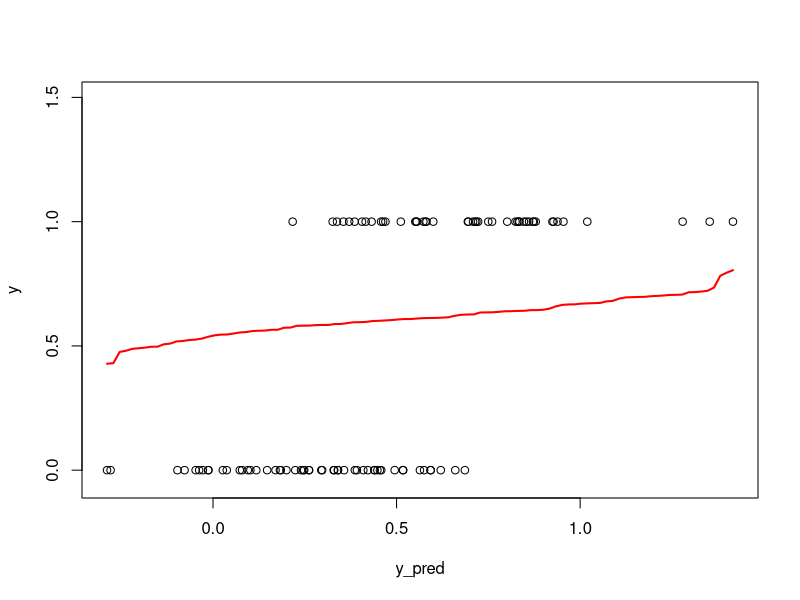

Recreate this plot in R.

pf <- function(x, beta){
  out <- 1/(1 + exp(-t(x)%*%beta))
  return(out)
}


#need a matrix with first column as predictors, and second column as response as input
beta_ls <- function(beta, x, y){
  sum <- 0
  for(i in 1:nrow(x)){
    xi <- as.matrix(unlist(x[i,]), ncol = 1) #format it so dimensions work out later
    yi <- y[i]
    pi <- pf(xi,as.matrix(beta))
   
    
    res <- (-1*yi)*(log(pi)) - (1 - yi)*log(1-pi)
    sum <- sum + res
  }
  return(sum)

}

log_reg <- function(X, y){
  B_initial <- solve(t(X)%*%X)%*%t(X)%*%y
  result <- optim(par = B_initial, fn = beta_ls, x = X, y = y)
  out <- list("int" = result$par[1,], "b1" = result$par[2,], "b2" = result$par[3,], "b3" = result$par[4,])
  class(out) <- "my_b"
  return(result$par)
}

plot.my_b <- function(obj){
  plot(obj$X ~ obj$y)
}


##generate random data 
set.seed(123)
x1 <- rnorm(100)
x2 <- rnorm(100)
x3 <- rnorm(100)
X <- cbind(1,x1, x2, x3) #1 for the intercept term
beta0 <- -1
beta1 <- 2
beta2 <- -0.5
beta3 <- 1.5
true_beta <- matrix(c(beta0, beta1, beta2, beta3), ncol = 1)
p <- 1/(1 + exp(-(X%*%true_beta)))
y <- rbinom(100,1,p)

B_initial <- solve(t(X)%*%X)%*%t(X)%*%y

test <- beta_ls(B_initial,X,y)
result <- optim(par = B_initial, fn = beta_ls, x = X, y = y)

log_reg(X,y)



## OUTLINE for bootstrap confidence intervals -- will need to be updated once logistic regression is complete


bootstrap_conf_intervals <- function(X, y, alpha = 0.05, n_bootstraps = 20) {
  n <- nrow(X)
  beta_bootstraps <- matrix(NA, ncol = n_bootstraps, nrow = length(log_reg(X, y)))
  
  for (i in 1:n_bootstraps) {
    # Sample with replacement
    indices <- sample(1:n, replace = TRUE)
    X_bootstrap <- X[indices, ]
    y_bootstrap <- y[indices]
    
    # Run logistic regression on the bootstrap sample
    beta_bootstraps[, i] <- log_reg(X_bootstrap, y_bootstrap)
  }
  
  # Calculate confidence intervals
  lower <- apply(beta_bootstraps, 1, function(row) quantile(row, alpha / 2))
  upper <- apply(beta_bootstraps, 1, function(row) quantile(row, 1 - alpha / 2))
  
  intervals <- data.frame(lower = lower, upper = upper)
  return(intervals)
}

# test bootstrap
set.seed(123)
x1 <- rnorm(100)
x2 <- rnorm(100)
x3 <- rnorm(100)
X <- cbind(1, x1, x2, x3) 
beta0 <- -1
beta1 <- 2
beta2 <- -0.5
beta3 <- 1.5
true_beta <- matrix(c(beta0, beta1, beta2, beta3), ncol = 1)
p <- 1 / (1 + exp(-(X %*% true_beta)))
y <- rbinom(100, 1, p)

# Bootstrap confidence intervals
intervals <- bootstrap_conf_intervals(X, y)

# Print the resulting intervals
print(intervals)


##logistic regression plot
##plot dots from before transformation of XB (or y tilda)
##plot line from after the transformation
y_pred <- X%*%B_initial
plot(y ~ y_pred ,xlim = range(y_pred), ylim = range(-.05, 1.5))
x_line <- seq(min(y_pred), max(y_pred), length = 100)
X_line <- cbind(1, x_line)
y_line <- pf(t(X), B_initial)
lines(x_line, sort(y_line), col = "red", lty = 1, lwd = 2)

